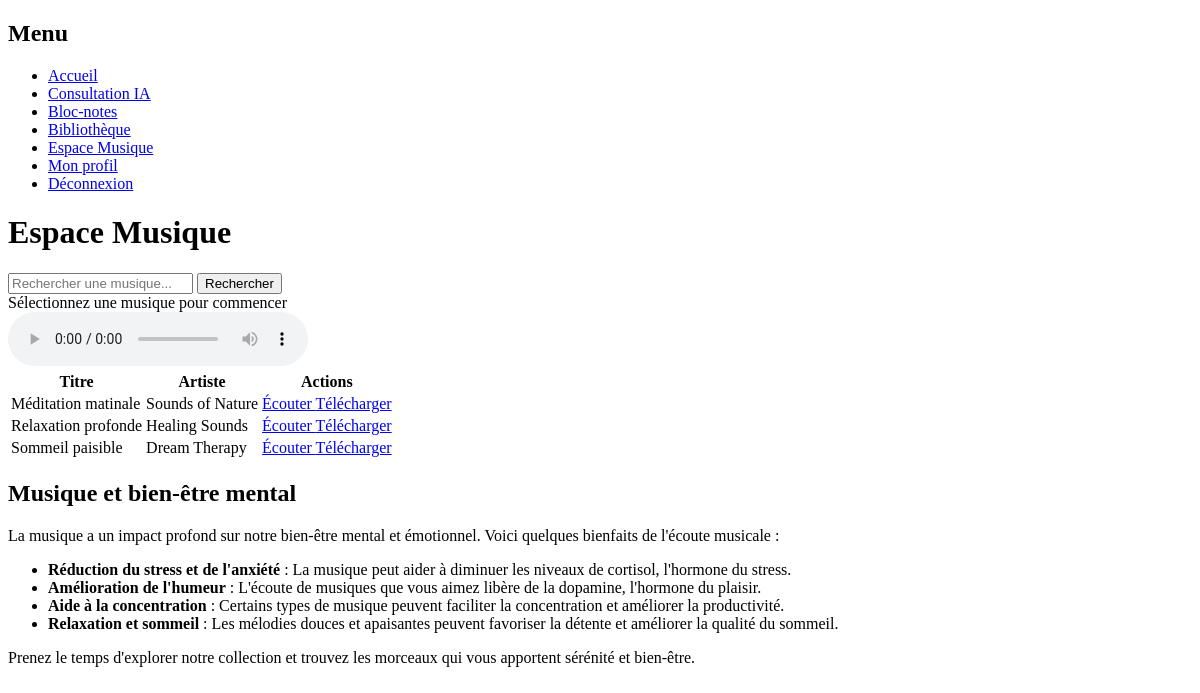
Page /client/music.php (signed in) on the committed database.
### tables this page shows
CREATE TABLE `music` (
  `id` int(11) NOT NULL,
  `title` varchar(255) NOT NULL,
  `artist` varchar(255) DEFAULT NULL,
  `file_path` varchar(255) NOT NULL,
  `cover_path` varchar(255) DEFAULT NULL,
  `added_at` timestamp NOT NULL DEFAULT current_timestamp()
);

### includes/functions.php (called while the page is built, shortened)
<?php
require_once __DIR__ . '/config.php';
function getAllMusic() {
    global $pdo;
    $stmt = $pdo->prepare("SELECT * FROM music ORDER BY added_at DESC");
    $stmt->execute();
    return $stmt->fetchAll();
}
?>

### client/music.php (the view, shortened to what this page needs)
<?php
require_once '../includes/functions.php';
$music = getAllMusic();
?>
<!DOCTYPE html>
<html lang="fr">
<head>
    <link rel="stylesheet" href="../assets/css/style.css">
</head>
<body>
    <div class="dashboard">
        <div class="sidebar">
            <div class="sidebar-header">
                <h2>Menu</h2>
            </div>
            <nav class="sidebar-nav">
                <ul>
                    <li><a href="dashboard.php">Accueil</a></li>
                    <li><a href="ai-chat.php">Consultation IA</a></li>
                    <li><a href="notes.php">Bloc-notes</a></li>
                    <li><a href="books.php">Bibliothèque</a></li>
                    <li><a href="music.php" class="active">Espace Musique</a></li>
                    <li><a href="profile.php">Mon profil</a></li>
                    <li><a href="../logout.php">Déconnexion</a></li>
                </ul>
            </nav>
        </div>
        <div class="content">
            <div class="page-header">
                <h1>Espace Musique</h1>
                <div class="search-form">
                    <form id="searchForm" action="" method="GET">
                        <input type="text" name="search" placeholder="Rechercher une musique..." value="<?php echo isset($_GET['search']) ? htmlspecialchars($_GET['search']) : ''; ?>">
                        <button type="submit" class="btn primary">Rechercher</button>
                    </form>
                </div>
            </div>
            <div class="music-player-container">
                <div class="music-player">
                    <div id="nowPlaying" class="now-playing">Sélectionnez une musique pour commencer</div>
                    <audio id="audioPlayer" controls></audio>
                </div>
            </div>
            <div class="music-library">
                <?php if (empty($music)): ?>
                <div class="empty-state">
                    <h2>Aucune musique disponible</h2>
                    <p>Notre collection de musiques est en cours de construction. Revenez bientôt pour découvrir notre sélection!</p>
                </div>
                <?php else: ?>
                <div class="music-list">
                    <?php
                    $searchQuery = isset($_GET['search']) ? trim($_GET['search']) : '';
                    $filteredMusic = $music;
                    if (empty($filteredMusic)): ?>
                    <div class="empty-state">
                        <h2>Aucun résultat trouvé</h2>
                        <p>Aucune musique ne correspond à votre recherche "<?php echo htmlspecialchars($searchQuery); ?>". Essayez avec d'autres termes.</p>
                        <a href="music.php" class="btn secondary">Voir toutes les musiques</a>
                    </div>
                    <?php else: ?>
                    <table>
                        <thead>
                            <tr>
                                <th>Titre</th>
                                <th>Artiste</th>
                                <th>Actions</th>
                            </tr>
                        </thead>
                        <tbody>
                            <?php foreach ($filteredMusic as $track): ?>
                            <tr>
                                <td><?php echo htmlspecialchars($track['title']); ?></td>
                                <td><?php echo htmlspecialchars($track['artist']); ?></td>
                                <td>
                                    <a href="#" class="music-item"
                                       data-src="<?php echo htmlspecialchars($track['file_path']); ?>"
                                       data-title="<?php echo htmlspecialchars($track['title']); ?>"
                                       data-artist="<?php echo htmlspecialchars($track['artist']); ?>">
                                        Écouter
                                    </a>
                                    <a href="<?php echo htmlspecialchars($track['file_path']); ?>" download>Télécharger</a>
                                </td>
                            </tr>
                            <?php endforeach; ?>
                        </tbody>
                    </table>
                    <?php endif; ?>
                </div>
                <?php endif; ?>
            </div>
            <div class="music-info-section">
                <div class="card">
                    <div class="card-header">
                        <h2>Musique et bien-être mental</h2>
                    </div>
                    <div class="card-body">
                        <p>La musique a un impact profond sur notre bien-être mental et émotionnel. Voici quelques bienfaits de l'écoute musicale :</p>
                        <ul>
                            <li><strong>Réduction du stress et de l'anxiété</strong> : La musique peut aider à diminuer les niveaux de cortisol, l'hormone du stress.</li>
                            <li><strong>Amélioration de l'humeur</strong> : L'écoute de musiques que vous aimez libère de la dopamine, l'hormone du plaisir.</li>
                            <li><strong>Aide à la concentration</strong> : Certains types de musique peuvent faciliter la concentration et améliorer la productivité.</li>
                            <li><strong>Relaxation et sommeil</strong> : Les mélodies douces et apaisantes peuvent favoriser la détente et améliorer la qualité du sommeil.</li>
                        </ul>
                        <p>Prenez le temps d'explorer notre collection et trouvez les morceaux qui vous apportent sérénité et bien-être.</p>
                    </div>
                </div>
            </div>
        </div>
    </div>
</body>
</html>

### rows in the picture
music: title "Méditation matinale", artist "Sounds of Nature"
music: title "Relaxation profonde", artist "Healing Sounds"
music: title "Sommeil paisible", artist "Dream Therapy"
